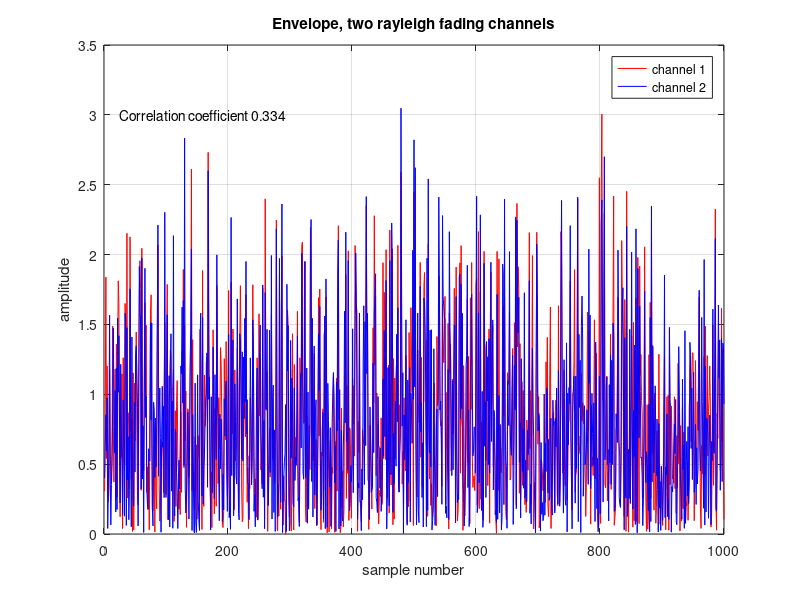
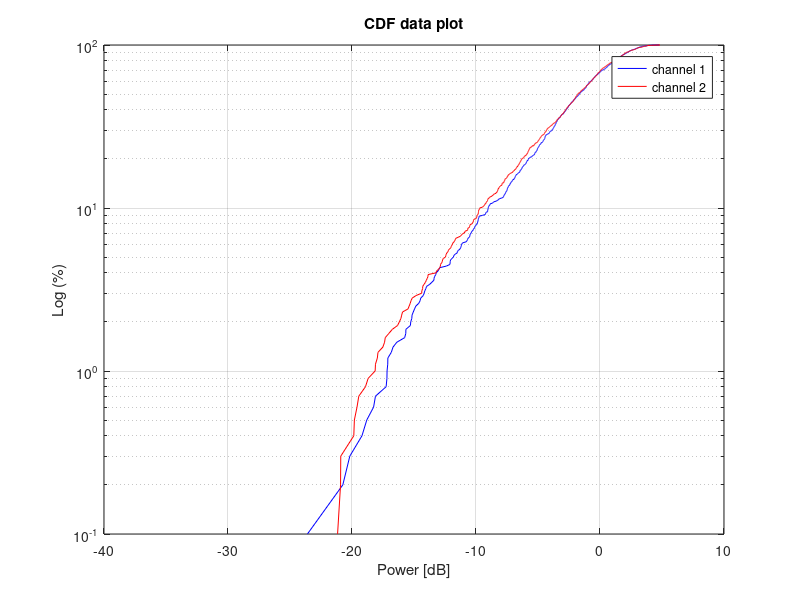
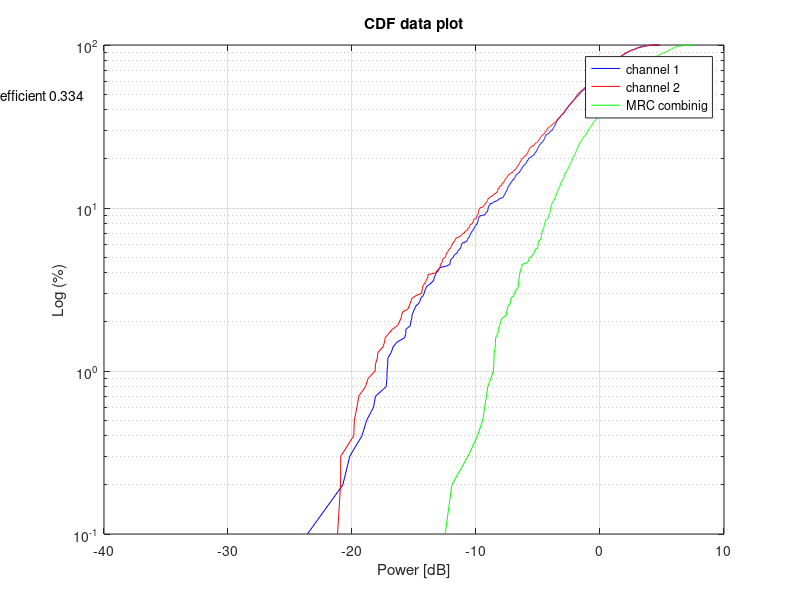

Write the MATLAB code that produced these figures, in order.
% MM2 excercise 2 a,b
clear all
close all

% excercise 1.2 a

% correlated channels
p = 0.9;             % correlation coeffiecient
x = randn(1,1000) ;     % random channel 1 (in-phase part)
y = randn(1,1000) ;     % random channel 2 (in-phase part)

a = x;      % channel 1
for i = 1:1000
    b(i) = (sqrt(1-p^2))*y(i)+p*x(i);   % channel 2, with correlation p to channel 1
end
u = a .* exp(-j*randn(1,1000));
v = b .* exp(-j*randn(1,1000));

% check correlation coefficient, can use both functions for same result,
% corrcoeff best for matrix coefficient
check_correlation = (corr(u',v'))          
abs(corrcoef(u',v'))

corr_value = char(sprintf('Correlation coefficient %.3f',check_correlation));

figure()  % envelope of channels
plot(abs(u),'color','r'); hold on; grid on;
plot(abs(v),'color','b');
text(25,3,corr_value);
title('Envelope, two rayleigh fading channels');
xlabel('sample number');
ylabel('amplitude');
legend('channel 1','channel 2')


% Make the CDF plot of the two channels
u_db = 10*log10(abs(u));    % convert to dB
v_db = 10*log10(abs(v));
H1 = sort(u_db);            % sort for CDF
H2 = sort(v_db);

figure()
Percent_Axis = linspace (0 ,100 , 1000);
semilogy(H1,Percent_Axis,'b'); hold on; grid on;
semilogy(H2,Percent_Axis,'r');
xlabel('Power [dB]')
ylabel('Log (%)')
title('CDF data plot')
legend('channel 1','channel 2')


% excercise 1.2 b

%H = [u(1,1), v(1,1)];

% Maximum Ratio Combining
% Summing the power of the two signals, we assume a constant noise floor,
% so the noise can and is placed outside the sum.
% we are summing powers because the weights are  r*/N , and since N are the
% same for both signals, we end up summing the power of H1 and H2.
Max_ratio = (abs(u))+(abs(v));
Max_ratio_dB = 10*log10(Max_ratio);
Max_ratio_sort = sort(Max_ratio_dB);


figure()
Percent_Axis = linspace (0 ,100 , 1000);
semilogy(H1,Percent_Axis,'b'); hold on; grid on;
semilogy(H2,Percent_Axis,'r');
semilogy(Max_ratio_sort,Percent_Axis,'g');
text(-55,50,corr_value);
xlabel('Power [dB]')
ylabel('Log (%)')
title('CDF data plot')
legend('channel 1','channel 2','MRC combinig')

